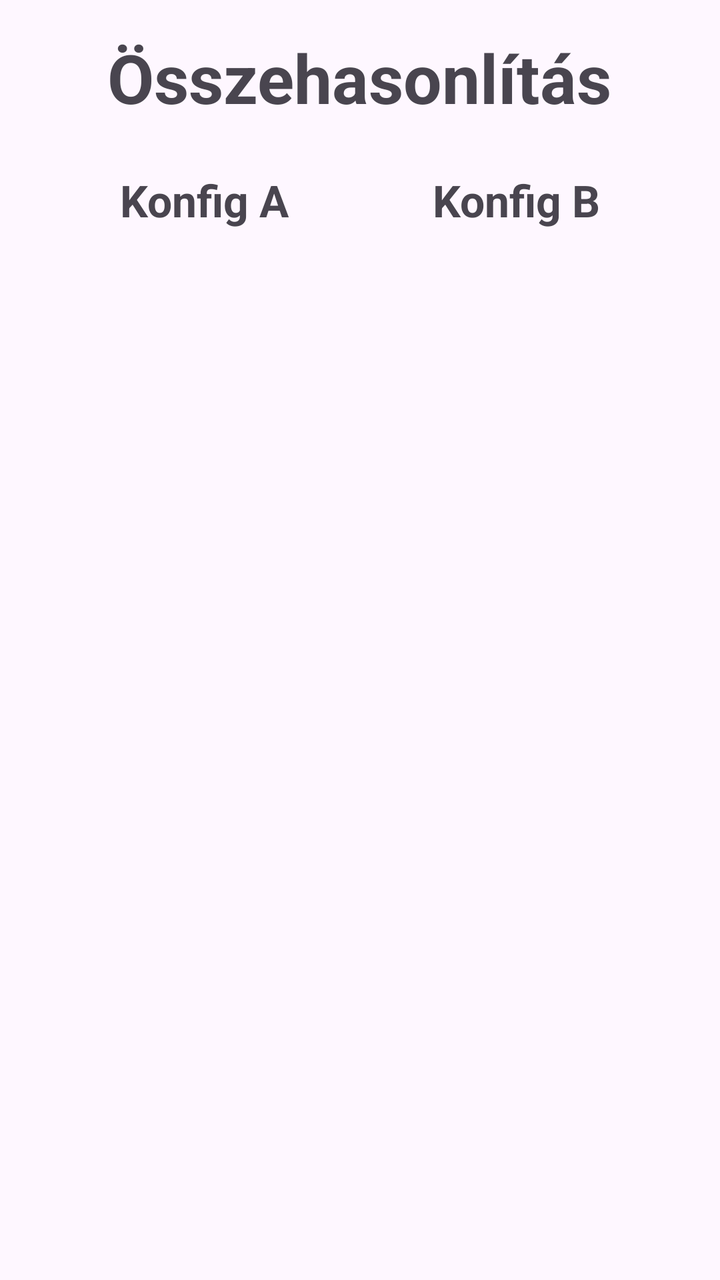
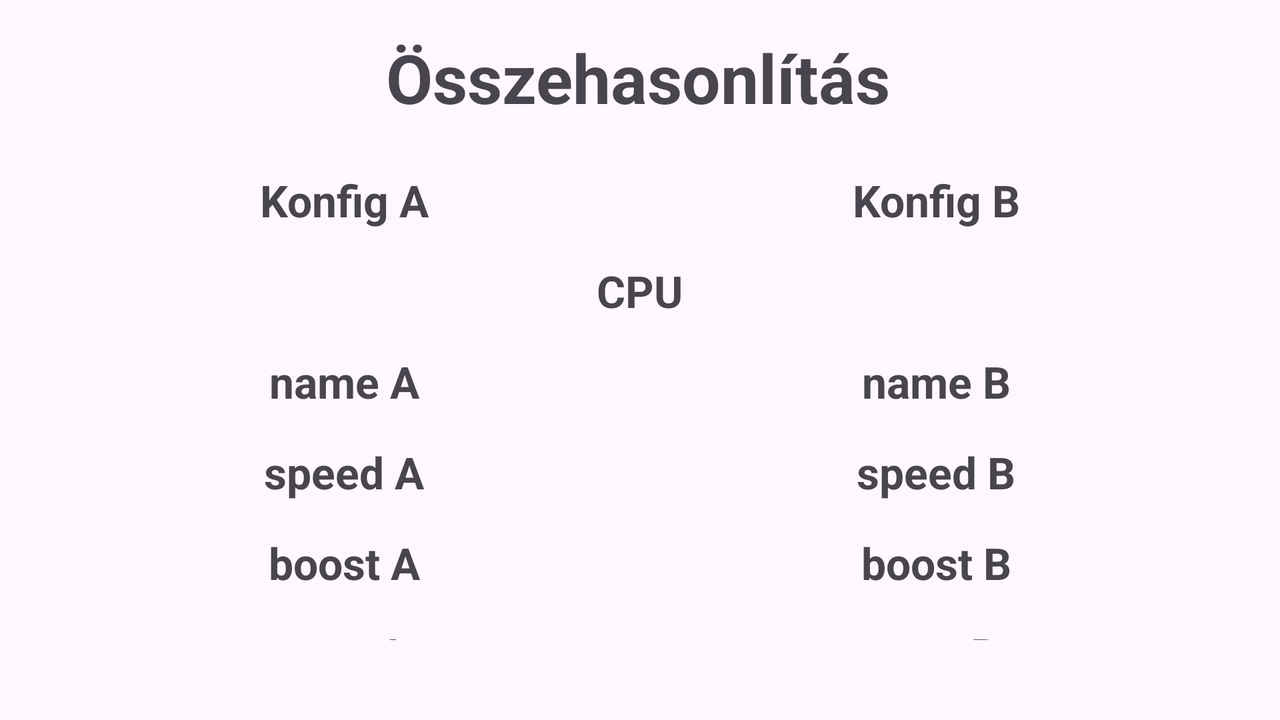

First picture: res/layout/ on a phone held upright. Second picture: the repository's own variant of that layout, on a device whose configuration matches the variant's folder. Source for both follows.
<!-- AndroidManifest.xml: application theme Theme.PartPiker -->
<!-- res/layout/compare.xml -->
<?xml version="1.0" encoding="utf-8"?>
<androidx.constraintlayout.widget.ConstraintLayout xmlns:android="http://schemas.android.com/apk/res/android"
    xmlns:app="http://schemas.android.com/apk/res-auto"
    xmlns:tools="http://schemas.android.com/tools"
    android:layout_width="match_parent"
    android:layout_height="match_parent">

    <TextView
        android:id="@+id/compare_text"
        android:layout_width="wrap_content"
        android:layout_height="wrap_content"
        android:layout_marginTop="16dp"
        android:text="Összehasonlítás"
        android:textSize="34sp"
        android:textStyle="bold"
        app:layout_constraintEnd_toEndOf="parent"
        app:layout_constraintHorizontal_bias="0.498"
        app:layout_constraintStart_toStartOf="parent"
        app:layout_constraintTop_toTopOf="parent" />

    <TableLayout
        android:id="@+id/comparison_table"
        android:layout_width="0dp"
        android:layout_height="0dp"
        android:layout_marginStart="24dp"
        android:layout_marginTop="16dp"
        android:layout_marginEnd="24dp"
        android:layout_marginBottom="32dp"
        android:stretchColumns="*"
        app:layout_constraintBottom_toBottomOf="parent"
        app:layout_constraintEnd_toEndOf="parent"
        app:layout_constraintHorizontal_bias="0.0"
        app:layout_constraintStart_toStartOf="parent"
        app:layout_constraintTop_toBottomOf="@+id/compare_text">

        <TableRow
            android:layout_width="match_parent"
            android:layout_height="match_parent">
            <TextView
                android:text="Konfig A"
                android:padding="8dp"
                android:textAlignment="center"
                android:textSize="22sp"
                android:textStyle="bold"/>

            <TextView
                android:layout_width="match_parent"
                android:padding="8dp"
                android:text="Konfig B"
                android:textAlignment="center"
                android:textSize="22sp"
                android:textStyle="bold"/>
        </TableRow>

        <TableRow
            android:layout_width="match_parent"
            android:layout_height="match_parent" />

        <TableRow
            android:layout_width="match_parent"
            android:layout_height="match_parent" />

        <TableRow
            android:layout_width="match_parent"
            android:layout_height="match_parent" />
    </TableLayout>

</androidx.constraintlayout.widget.ConstraintLayout>
<!-- resources referenced by this layout -->
<resources>
  <style name="Theme.PartPiker" parent="Base.Theme.PartPiker" />
  <style name="Base.Theme.PartPiker" parent="Theme.Material3.DayNight.NoActionBar">
          
          
      </style>
</resources>
<!-- res/layout-land/compare.xml (the repository's variant of the layout above) -->
<!-- drawn on the phone turned sideways -->
<?xml version="1.0" encoding="utf-8"?>
<androidx.constraintlayout.widget.ConstraintLayout xmlns:android="http://schemas.android.com/apk/res/android"
    xmlns:app="http://schemas.android.com/apk/res-auto"
    xmlns:tools="http://schemas.android.com/tools"
    android:layout_width="match_parent"
    android:layout_height="match_parent">

    <TextView
        android:id="@+id/compare_text"
        android:layout_width="wrap_content"
        android:layout_height="wrap_content"
        android:layout_marginTop="16dp"
        android:text="Összehasonlítás"
        android:textSize="34sp"
        android:textStyle="bold"
        app:layout_constraintEnd_toEndOf="parent"
        app:layout_constraintHorizontal_bias="0.498"
        app:layout_constraintStart_toStartOf="parent"
        app:layout_constraintTop_toTopOf="parent" />

    <TableLayout
        android:id="@+id/comparison_table"
        android:layout_width="0dp"
        android:layout_height="0dp"
        android:layout_marginStart="24dp"
        android:layout_marginTop="16dp"
        android:layout_marginEnd="24dp"
        android:layout_marginBottom="32dp"
        android:stretchColumns="*"
        app:layout_constraintBottom_toBottomOf="parent"
        app:layout_constraintEnd_toEndOf="parent"
        app:layout_constraintHorizontal_bias="0.0"
        app:layout_constraintStart_toStartOf="parent"
        app:layout_constraintTop_toBottomOf="@+id/compare_text">

        <TableRow
            android:layout_width="match_parent"
            android:layout_height="match_parent">
            <TextView
                android:text="Konfig A"
                android:padding="8dp"
                android:textAlignment="center"
                android:textSize="22sp"
                android:textStyle="bold"/>

            <TextView
                android:layout_width="match_parent"
                android:padding="8dp"
                android:text="Konfig B"
                android:textAlignment="center"
                android:textSize="22sp"
                android:textStyle="bold"/>
        </TableRow>

        <TableRow
            android:layout_width="match_parent"
            android:layout_height="match_parent">

            <TextView
                android:layout_width="wrap_content"
                android:padding="8dp"
                android:text="CPU"
                android:textAlignment="center"
                android:textSize="22sp"
                android:textStyle="bold"
                android:layout_span="2"/>
        </TableRow>

        <TableRow
            android:layout_width="match_parent"
            android:layout_height="match_parent">

            <TextView
                android:id="@+id/cpu_a_name"
                android:padding="8dp"
                android:text="name A"
                android:textAlignment="center"
                android:textSize="22sp"
                android:textStyle="bold" />

            <TextView
                android:id="@+id/cpu_b_name"
                android:layout_width="match_parent"
                android:padding="8dp"
                android:text="name B"
                android:textAlignment="center"
                android:textSize="22sp"
                android:textStyle="bold" />
        </TableRow>
        <TableRow
            android:layout_width="match_parent"
            android:layout_height="match_parent">

            <TextView
                android:id="@+id/cpu_a_speed"
                android:padding="8dp"
                android:text="speed A"
                android:textAlignment="center"
                android:textSize="22sp"
                android:textStyle="bold" />

            <TextView
                android:id="@+id/cpu_b_speed"
                android:layout_width="match_parent"
                android:padding="8dp"
                android:text="speed B"
                android:textAlignment="center"
                android:textSize="22sp"
                android:textStyle="bold" />
        </TableRow>
        <TableRow
            android:layout_width="match_parent"
            android:layout_height="match_parent">

            <TextView
                android:id="@+id/cpu_a_boost"
                android:padding="8dp"
                android:text="boost A"
                android:textAlignment="center"
                android:textSize="22sp"
                android:textStyle="bold" />

            <TextView
                android:id="@+id/cpu_b_boost"
                android:layout_width="match_parent"
                android:padding="8dp"
                android:text="boost B"
                android:textAlignment="center"
                android:textSize="22sp"
                android:textStyle="bold" />
        </TableRow>
        <TableRow
            android:layout_width="match_parent"
            android:layout_height="match_parent">

            <TextView
                android:id="@+id/cpu_a_core"
                android:padding="8dp"
                android:text="core A"
                android:textAlignment="center"
                android:textSize="22sp"
                android:textStyle="bold" />

            <TextView
                android:id="@+id/cpu_b_core"
                android:layout_width="match_parent"
                android:padding="8dp"
                android:text="core B"
                android:textAlignment="center"
                android:textSize="22sp"
                android:textStyle="bold" />
        </TableRow>
        <TableRow
            android:layout_width="match_parent"
            android:layout_height="match_parent">

            <TextView
                android:id="@+id/cpu_a_thread"
                android:padding="8dp"
                android:text="thread A"
                android:textAlignment="center"
                android:textSize="22sp"
                android:textStyle="bold" />

            <TextView
                android:id="@+id/cpu_b_thread"
                android:layout_width="match_parent"
                android:padding="8dp"
                android:text="thread B"
                android:textAlignment="center"
                android:textSize="22sp"
                android:textStyle="bold" />
        </TableRow>

        <TableRow
            android:layout_width="match_parent"
            android:layout_height="match_parent">

            <TextView
                android:layout_width="wrap_content"
                android:padding="8dp"
                android:text="GPU"
                android:textAlignment="center"
                android:textSize="22sp"
                android:textStyle="bold"
                android:layout_span="2"/>
        </TableRow>
        <TableRow
            android:layout_width="match_parent"
            android:layout_height="match_parent">

            <TextView
                android:id="@+id/gpu_a_name"
                android:padding="8dp"
                android:text="name A"
                android:textAlignment="center"
                android:textSize="22sp"
                android:textStyle="bold" />

            <TextView
                android:id="@+id/gpu_b_name"
                android:layout_width="match_parent"
                android:padding="8dp"
                android:text="name B"
                android:textAlignment="center"
                android:textSize="22sp"
                android:textStyle="bold" />
        </TableRow>
        <TableRow
            android:layout_width="match_parent"
            android:layout_height="match_parent">

            <TextView
                android:id="@+id/gpu_a_vram"
                android:padding="8dp"
                android:text="vram A"
                android:textAlignment="center"
                android:textSize="22sp"
                android:textStyle="bold" />

            <TextView
                android:id="@+id/gpu_b_vram"
                android:layout_width="match_parent"
                android:padding="8dp"
                android:text="vram B"
                android:textAlignment="center"
                android:textSize="22sp"
                android:textStyle="bold" />
        </TableRow>
        <TableRow
            android:layout_width="match_parent"
            android:layout_height="match_parent">

            <TextView
                android:id="@+id/gpu_a_vram_ver"
                android:padding="8dp"
                android:text="vram_ver A"
                android:textAlignment="center"
                android:textSize="22sp"
                android:textStyle="bold" />

            <TextView
                android:id="@+id/gpu_b_vram_ver"
                android:layout_width="match_parent"
                android:padding="8dp"
                android:text="vram_ver B"
                android:textAlignment="center"
                android:textSize="22sp"
                android:textStyle="bold" />
        </TableRow>
        <TableRow
            android:layout_width="match_parent"
            android:layout_height="match_parent">

            <TextView
                android:id="@+id/gpu_a_pcie"
                android:padding="8dp"
                android:text="pcie A"
                android:textAlignment="center"
                android:textSize="22sp"
                android:textStyle="bold" />

            <TextView
                android:id="@+id/gpu_b_pcie"
                android:layout_width="match_parent"
                android:padding="8dp"
                android:text="pcie B"
                android:textAlignment="center"
                android:textSize="22sp"
                android:textStyle="bold" />
        </TableRow>

</TableLayout>

</androidx.constraintlayout.widget.ConstraintLayout>
